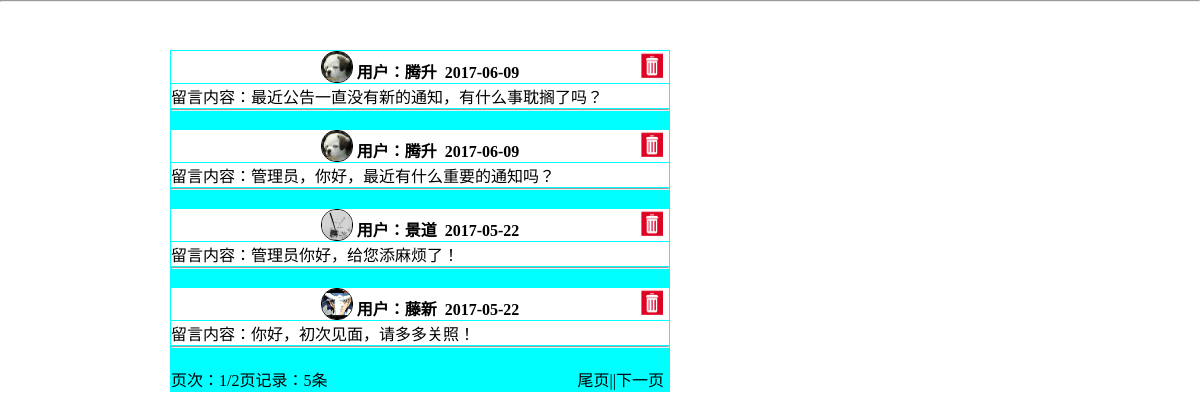
The app's page /admin/ad_management/ad_mb_manage.php with its own data.
### tables this page shows
CREATE TABLE `user_mb` (
  `id` int(11) NOT NULL,
  `date` date NOT NULL,
  `content` varchar(200) NOT NULL,
  `name` varchar(20) NOT NULL
);

CREATE TABLE `user_information` (
  `id` int(11) NOT NULL,
  `headimg` varchar(200) NOT NULL,
  `name` varchar(20) NOT NULL,
  `nickname` varchar(20) NOT NULL,
  `gender` enum('男','女') NOT NULL,
  `blood` varchar(20) NOT NULL,
  `birthday` date NOT NULL,
  `address` varchar(200) NOT NULL,
  `introduction` text NOT NULL
);

### connect.php (called while the page is built, shortened)
<?php
    function htmltocode($content){
   	    $content = str_replace(" ","&nbsp;&nbsp;",$content);
   	    return $content;
   }
?>

### admin/ad_management/ad_mb_manage.php (the view, shortened to what this page needs)
<?php
    include("../../connect.php");
    if(isset($_GET['page']))
    {
    	$page=$_GET['page'];
    }else{
    	$page=1;
    }
?>
<!DOCTYPE html>
<html>
	<head>
	</head>
	<body style="background-image: url(../../bg_image/05.jpg);background-size: 1100px;position: relative;">
		 <?php
		    if(is_numeric($page))
		    {
		    	$page_size=4;
		    	$sql_5=" select count(*) as total from `user_mb` order by id desc ";
			    $result_5 = mysql_query($sql_5);
			    $message_count=mysql_result($result_5,0,"total");
			    $page_count=ceil(($message_count)/$page_size);
			    $offset=($page-1)*$page_size;
		    }
		?>
		<?php
			$sql_4=" SELECT * FROM `user_mb` order by id desc limit $offset,$page_size";
			$result_4 = mysql_query($sql_4);
		?>
		<form action="" method="post" name="myform" >
		<table border="0" cellspacing="1" cellpadding="5" width="500px" bgcolor="aqua" style="position: absolute;top: 50px;left: 170px;">
		<?php
			while($row = mysql_fetch_array($result_4) )
			{
				$name=$row['name'];
				$sql_insert1 = "SELECT `headimg` FROM `user_information` WHERE name='$name'";
			    $res_insert1 = mysql_query($sql_insert1);
			    $row_insert1 = mysql_fetch_array($res_insert1);
		?>
		<form action="" method="post" name="myform1">
		    <tr bgcolor="white">
			    <th >
			    	<img src="../<?php echo $row_insert1['headimg'] ?>" class="headimg"/>
			    	用户：<?php echo $row['name']?>&nbsp;&nbsp;<?php echo $row['date']?>
		    		<a href="umb_delete.php?umb_id=<?php echo $row['id']?>" class="a_delete">
		    			<img src="../../bg_image/18.jpg" style="width: 27px;height: 30px;"/>
		    		</a>
			    </th>
		    </tr>
		    <tr bgcolor="white">
		    	<td >留言内容：<?php echo htmltocode($row['content'])?>
		    	</td>
		    </tr>
		</form>
		    <tr >
		    	<td>
		    		<hr /><br />
		    	</td>
		    </tr>
		<?php
		}
		?>
	    <tr>
	    	<td style="position: relative;">
	                   页次：<?php echo $page?>/<?php echo $page_count?>页记录：<?php echo $message_count?>条
	        <span class="span_page">
		    <?php
		        if($page==1&&$page_count>1)
		    	{
		    		echo "<a href='ad_mb_manage.php?page=".($page_count)." '>尾页|</a>";
		    		echo "<a href='ad_mb_manage.php?page=".($page+1)." '>|下一页</a>";
		    	}
		    ?>
            </span>
            </td>
		</tr>
	</table>
</form>
	</body>
</html>

### admin/ad_management/ad_mb_manage.php (style rules this page uses)
* { margin: 0px;padding: 0px; }
.headimg { width: 30px;height: 30px; border: 1px solid black; border-radius: 15px; margin-bottom: -5px; }
a { text-decoration: none; color: black; }
.a_delete { position: absolute; right: 5px; }
.span_page { position: absolute; top: 0px; right: 5px; }

### records on screen
user_mb: user_information.headimg (picture), name "腾升", date "2017-06-09", content "最近公告一直没有新的通知，有什么事耽搁了吗？"
user_mb: user_information.headimg (picture), name "腾升", date "2017-06-09", content "管理员，你好，最近有什么重要的通知吗？"
user_mb: user_information.headimg (picture), name "景道", date "2017-05-22", content "管理员你好，给您添麻烦了！"
user_mb: user_information.headimg (picture), name "藤新", date "2017-05-22", content "你好，初次见面，请多多关照！"

### other values on screen
$page "1"
$page_count "2"
$message_count "5"
